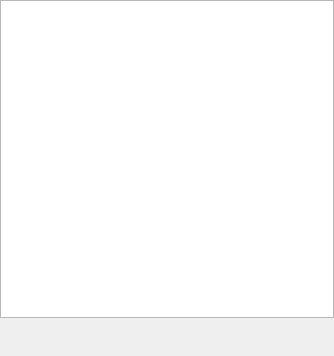
<?xml version="1.0" encoding="UTF-8"?>
<ui version="4.0">
 <class>NoteEditor</class>
 <widget class="QWidget" name="NoteEditor">
  <property name="geometry">
   <rect>
    <x>0</x>
    <y>0</y>
    <width>334</width>
    <height>356</height>
   </rect>
  </property>
  <property name="windowTitle">
   <string>Form</string>
  </property>
  <layout class="QVBoxLayout" name="verticalLayout">
   <property name="margin">
    <number>0</number>
   </property>
   <item>
    <widget class="QTextEdit" name="textEdit"/>
   </item>
   <item>
    <layout class="QHBoxLayout" name="horizontalLayout_5">
     <item>
      <widget class="QPushButton" name="saveButton">
       <property name="sizePolicy">
        <sizepolicy hsizetype="Fixed" vsizetype="Fixed">
         <horstretch>0</horstretch>
         <verstretch>0</verstretch>
        </sizepolicy>
       </property>
       <property name="minimumSize">
        <size>
         <width>32</width>
         <height>32</height>
        </size>
       </property>
       <property name="maximumSize">
        <size>
         <width>32</width>
         <height>32</height>
        </size>
       </property>
       <property name="baseSize">
        <size>
         <width>32</width>
         <height>32</height>
        </size>
       </property>
       <property name="toolTip">
        <string>Add taxonomy node</string>
       </property>
       <property name="text">
        <string/>
       </property>
       <property name="iconSize">
        <size>
         <width>22</width>
         <height>22</height>
        </size>
       </property>
       <property name="flat">
        <bool>true</bool>
       </property>
      </widget>
     </item>
     <item>
      <spacer name="horizontalSpacer_5">
       <property name="orientation">
        <enum>Qt::Horizontal</enum>
       </property>
       <property name="sizeHint" stdset="0">
        <size>
         <width>40</width>
         <height>20</height>
        </size>
       </property>
      </spacer>
     </item>
     <item>
      <widget class="QPushButton" name="acceptChanges">
       <property name="sizePolicy">
        <sizepolicy hsizetype="Fixed" vsizetype="Fixed">
         <horstretch>0</horstretch>
         <verstretch>0</verstretch>
        </sizepolicy>
       </property>
       <property name="minimumSize">
        <size>
         <width>32</width>
         <height>32</height>
        </size>
       </property>
       <property name="maximumSize">
        <size>
         <width>32</width>
         <height>32</height>
        </size>
       </property>
       <property name="baseSize">
        <size>
         <width>32</width>
         <height>32</height>
        </size>
       </property>
       <property name="toolTip">
        <string>Add taxonomy node</string>
       </property>
       <property name="text">
        <string/>
       </property>
       <property name="icon">
        <iconset resource="../../App/rsc/espina.qrc">
         <normaloff>:/espina/accept.png</normaloff>:/espina/accept.png</iconset>
       </property>
       <property name="iconSize">
        <size>
         <width>22</width>
         <height>22</height>
        </size>
       </property>
       <property name="flat">
        <bool>true</bool>
       </property>
      </widget>
     </item>
     <item>
      <widget class="QPushButton" name="rejectChanges">
       <property name="sizePolicy">
        <sizepolicy hsizetype="Fixed" vsizetype="Fixed">
         <horstretch>0</horstretch>
         <verstretch>0</verstretch>
        </sizepolicy>
       </property>
       <property name="minimumSize">
        <size>
         <width>32</width>
         <height>32</height>
        </size>
       </property>
       <property name="maximumSize">
        <size>
         <width>32</width>
         <height>32</height>
        </size>
       </property>
       <property name="baseSize">
        <size>
         <width>32</width>
         <height>32</height>
        </size>
       </property>
       <property name="toolTip">
        <string>Add taxonomy node</string>
       </property>
       <property name="text">
        <string/>
       </property>
       <property name="icon">
        <iconset resource="../../App/rsc/espina.qrc">
         <normaloff>:/espina/cancel.png</normaloff>:/espina/cancel.png</iconset>
       </property>
       <property name="iconSize">
        <size>
         <width>22</width>
         <height>22</height>
        </size>
       </property>
       <property name="flat">
        <bool>true</bool>
       </property>
      </widget>
     </item>
    </layout>
   </item>
  </layout>
 </widget>
 <resources>
  <include location="../../App/rsc/espina.qrc"/>
 </resources>
 <connections/>
</ui>
